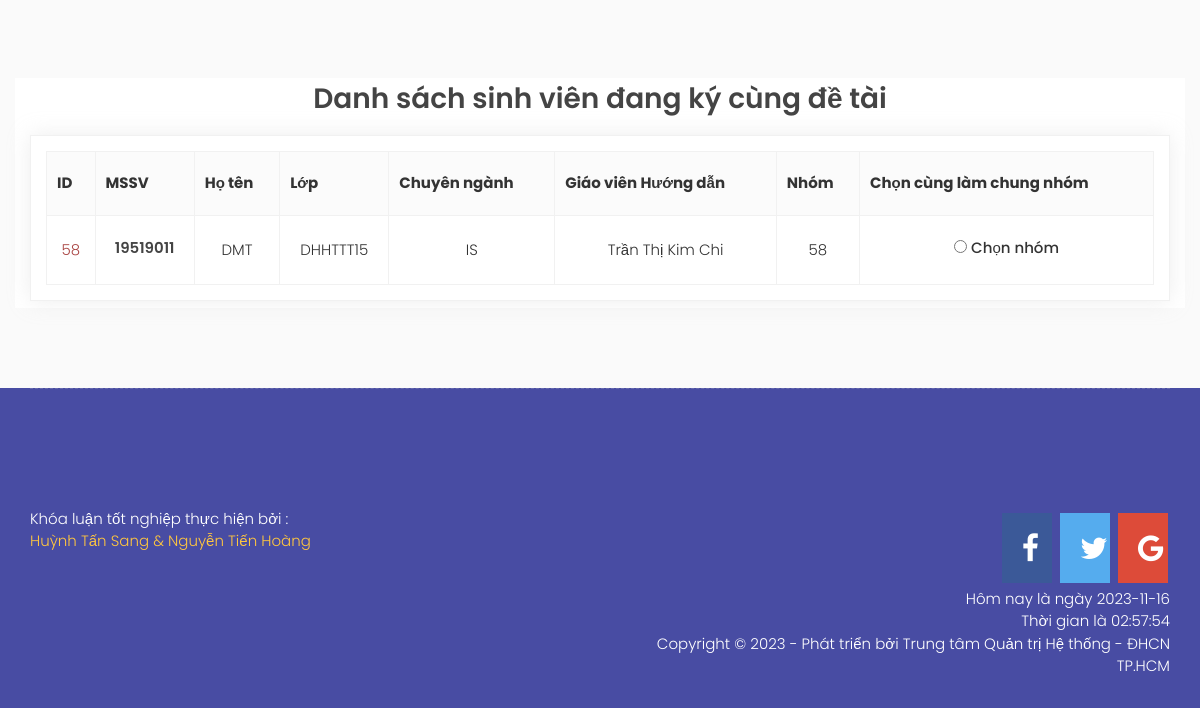
The page /index.php?option=thesistopic&cat=update&id=29 (signed in, lower part) on the database as committed earlier.
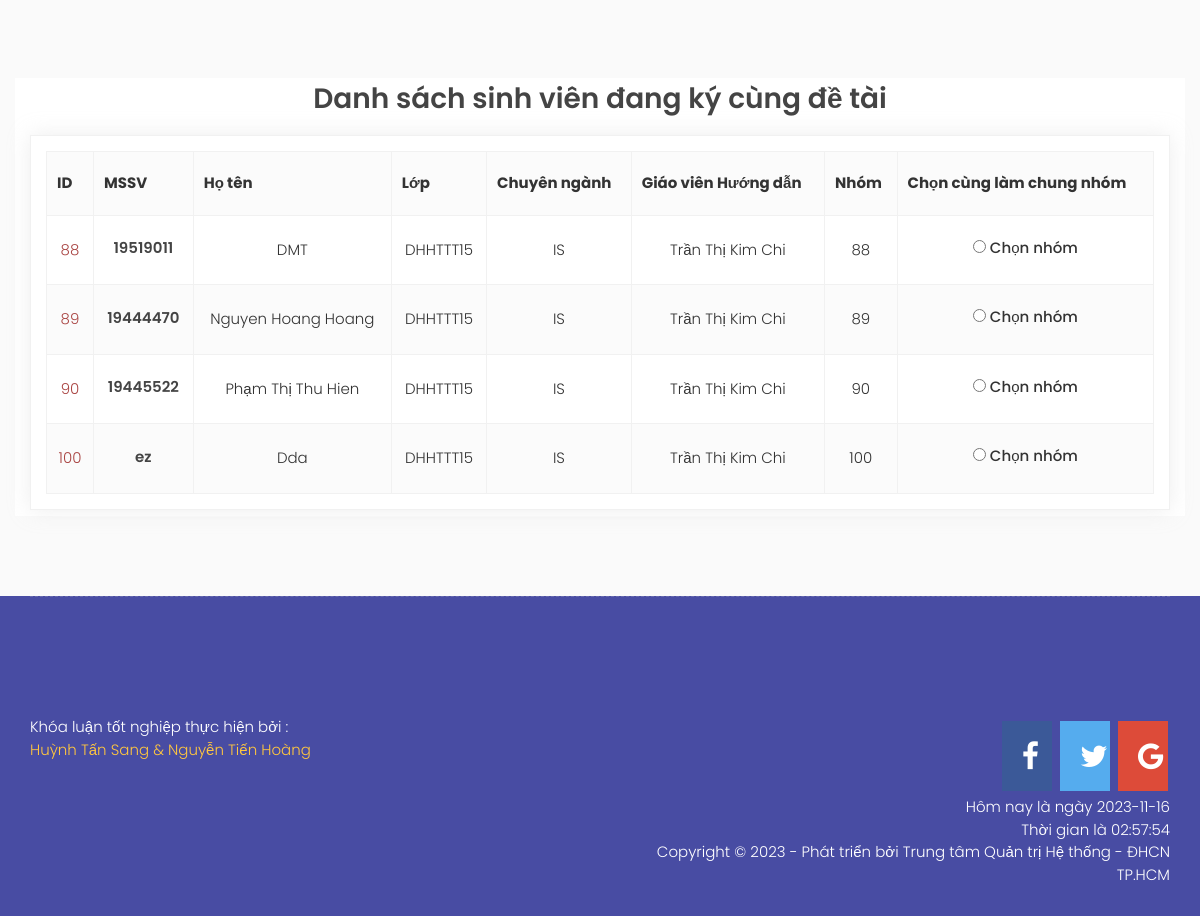
The same page on the database as committed later.
### tables this page shows
CREATE TABLE `studentgroup` (
  `ID` int(11) NOT NULL,
  `ID1` varchar(100) NOT NULL,
  `username` varchar(255) NOT NULL,
  `FullName` varchar(255) DEFAULT NULL,
  `ClassRoom` varchar(252) NOT NULL,
  `ThesisTopicID` int(11) NOT NULL,
  `TeacherID` int(11) NOT NULL,
  `TeacherName` varchar(255) NOT NULL,
  `SubGroupID` int(11) DEFAULT NULL,
  `registertopicID` int(11) NOT NULL
);

CREATE TABLE `thesistopic` (
  `ID` int(11) NOT NULL,
  `Name` varchar(1000) DEFAULT NULL,
  `Instructors` varchar(200) DEFAULT NULL,
  `InstructorsID` int(11) DEFAULT NULL,
  `Subject` varchar(220) DEFAULT NULL,
  `SubjectID` int(11) DEFAULT NULL,
  `ThesisTopicType` varchar(220) DEFAULT NULL,
  `Description` varchar(1000) DEFAULT NULL,
  `Requirement` varchar(1000) NOT NULL,
  `SkillKnowledge` varchar(1000) NOT NULL,
  `ThesisTopicTypeID` int(11) DEFAULT NULL,
  `Status` int(11) DEFAULT NULL,
  `SupervisingTeacher` varchar(220) DEFAULT NULL,
  `SupervisingTeacherID` int(11) DEFAULT NULL
);

### system/load.php (called while the page is built, shortened)
<?php
function loadComponent($page=true)
{
	$pathView='views/';
	if($page==true)
	{
		$pathView.='pages/';
		if(isset($_REQUEST['option']))
		{
			$pathView.=$_REQUEST['option'];
			if($_REQUEST['option']=='cart')
			{
				if(isset($_REQUEST['cat']))
				{
					$pathView.='-'.$_REQUEST['cat'].'.php';
				}
				else
				{
					$pathView.='.php';
				}
			}
			else
			{
				if(isset($_REQUEST['id']))
				{
					$pathView.='-detail.php';
				}
			}
		}
		else
		{
			$pathView.='home.php';
		}
	}
	require_once($pathView);
}
function loadModel($name)
{
	$model = ucfirst(strtolower($name));
	$pathView ='models/'.$model.'.php';
	return new $model;
}
?>

### index.php (called while the page is built, shortened)
<?php
require_once('system/Database.php');
require_once('system/load.php');
loadComponent();
 ?>

### system/Database.php (called while the page is built, shortened)
<?php
 class Database extends config
 {
 	function __construct()
 	{
 		$this->conn = mysqli_connect($this->DB_SERVER,$this->DB_USERNAME,$this->DB_PASSWORD,$this->DB_NAME);
 		mysqli_set_charset($this->conn,"utf8");
 	}
 	function TableName($name)
 	{
 		return $this->dbprefix.$name;
 	}
 	function QueryOne($sql)
 	{
 		$result=mysqli_query($this->conn,$sql);
 		$row=mysqli_fetch_assoc($result);
 		return $row;
 	}
 	function QueryAll($sql)
 	{
 		$result=mysqli_query($this->conn, $sql);
 		$a=array();
 		while($row=mysqli_fetch_assoc($result))
 		{
 			$a[]=$row;
 		}
 		return $a;
 	}
 }
  ?>

### models/User.php (called while the page is built, shortened)
<?php
class User extends Database
{
	function __construct()
	{
		$this->table = $this->tablename('user');
	}
function list_user_cuss($id)
	{
		$sql="SELECT * FROM $this->table WHERE status='1' AND access='6' AND ID = '$id'";
		return $this->QueryOne($sql);
	}
}

### models/U_thesistopic.php (called while the page is built, shortened)
<?php
class u_thesistopic extends Database
{
	function __construct()
	{
		$this->table = $this->tablename('thesistopic');
	}
	function thesistopic_rowid($id)
	{
		$sql="SELECT * FROM $this->table
		WHERE id='$id'";
		return $this->QueryOne($sql);
	}
}
?>

### models/Student_group.php (called while the page is built, shortened)
<?php
 class Student_group extends Database
 {
 	function __construct()
 	{
 		$this->table = $this -> TableName('studentgroup');
 	}
 	function all_studentgroup($topicID)
    {
        $sql="SELECT * FROM $this->table WHERE ThesisTopicID = '$topicID'";
        return $this->QueryAll($sql);
    }
 }
 ?>

### views/pages/thesistopic-detail.php (the view, shortened to what this page needs)
<?php
require_once('views/header.php');
require_once ('system/load.php');
require_once ('system/Database.php');
$user = loadModel('User');
$id=$_REQUEST['id'];
$u_thesistopic= loadModel('U_thesistopic');
$row=$u_thesistopic->thesistopic_rowid($id);
$id = $_SESSION['customer_id'];
$rowUser= $user->list_user_cuss($id);
$studentgroup= loadModel('Student_group');
$listGroup=$studentgroup->all_studentgroup($row['ID']);
?>
				<section class="flight-destinations">
					<div class="container bg-white">
						<div class="row">
							<div class="account-info-wrapper">
								<h2 style="text-align:center;">Danh sách sinh viên đang ký cùng đề tài</h2>
							</div>
							<div class="col-md-12 col-sm-12">
								<div class="flight-table">
									<table>
										<thead>
											<tr>
												<th>ID</th>
												<th>MSSV</th>
												<th>Họ tên</th>
												<th>Lớp</th>
												<th>Chuyên ngành</th>
												<th>Giáo viên Hướng dẫn</th>
												<th>Nhóm</th>
												<th>Chọn cùng làm chung nhóm</th>
											</tr>
										</thead>
										<tbody>
											<?php foreach($listGroup as $row1):?>
												<?php
												$subgroup = $row1['SubGroupID'];
												if($subgroup <1){
													$subgroup = $row1['ID'];
												}
												?>
												<tr>
													<td class="text-center text-danger"><?php echo $subgroup  ?></td>
													<td class="text-center"><h6><?php echo $row1['username']  ?></td>
														<td class="text-center"><?php echo $row1['FullName']  ?></td>
														<td class="text-center"><?php echo $row1['ClassRoom']  ?></td>
														<td class="text-center"><?php echo $row['Subject']  ?></td>
														<td class="text-center"><?php echo $row1['TeacherName']  ?></td>
														<td class="text-center"><?php echo $subgroup  ?></td>
														<td class="text-center">
															<?php if($id == $row1['ID1'] ) { ?>
																<label for="<?php $subgroup ?>">Chọn nhóm (bạn đã đăng ký)</label>
															<?php } else if($subgroup > $row1['ID']) { ?>
																<?php echo $id;
																	echo $row1['ID'];
																 ?>
															<?php } else{ ?>
																<input type="radio" name="idTicket" id="<?php $subgroup  ?>" value="<?php echo $subgroup  ?>">
																<label for="<?php $subgroup  ?>">Chọn nhóm</label>
															<?php } ?>
														</td>
													</tr>
												<?php endforeach; ?>
											</tbody>
										</table>
									</div>
								</div>
							</div>
						</div>
				</section>
				<?php require_once('views/footer.php');
				?>

### views/header.php (shortened to what this page needs)
<!DOCTYPE html>
<html xmlns="http://www.w3.org/1999/xhtml" lang="zxx">
<head>
	<link href="public/Client/css/bootstrap.min.css" rel="stylesheet" type="text/css">
	<link href="public/Client/css/flight.css" rel="stylesheet" type="text/css">
	<link href="public/font/flaticon.css" rel="stylesheet" type="text/css">
	<link href="public/Client/css/plugin.css" rel="stylesheet" type="text/css">
	<link href="public/Client/css/all.min.css" rel="stylesheet" />
	<link href="public/Client/css/cssNganLuong.css" rel="stylesheet" />
</head>
<body style="background-color: #FAFAFA;">

### views/footer.php (shortened to what this page needs)
<link rel="stylesheet" href="https://cdnjs.cloudflare.com/ajax/libs/font-awesome/4.7.0/css/font-awesome.min.css">
<footer style=" background: #484CA3">
	<div class="footer-upper">
		<div class="container">
			<div class="footer-links">
			</div>
		</div>
	</div>
	<div class="copyright">
		<div class="container">
			<div class="row">
				<div class="col-xs-6">
					<div class="copyright-content">
						<p>Khóa luận tốt nghiệp thực hiện bởi :
						<br><a href="https://www.cyclonethemes.com/" target="_blank">Huỳnh Tấn Sang & Nguyễn Tiến Hoàng</a></p>
					</div>
				</div>
				<div class="col-xs-6">
					<div class="payment-content">
					<a href="#" class="fa fa-facebook"></a>
					<a href="#" class="fa fa-twitter"></a>
					<a href="#" class="fa fa-google"></a>
						<ul>
							<li>
								<?php
									echo "Hôm nay là ngày " . date("Y-m-d") . "<br>";
									echo "Thời gian là " . date("h:i:s");
								?>
							</li>
							<li>Copyright © 2023 - Phát triển bởi Trung tâm Quản trị Hệ thống - ĐHCN TP.HCM</li>
						</ul>
					</div>
				</div>
			</div>
		</div>
	</div>
</footer>
</body>
</html>

### public/Client/css/flight.css (style rules this page uses)
* { margin: 0; padding: 0; border: 0; outline: 0; font-size: 100%; background: transparent; box-sizing: border-box; }
ol, ul { list-style: none; }
header, nav, section, article, aside, footer { display: block; }
* { margin: 0; padding: 0; }
body { margin: 0; padding: 0; font-size: 15px; background:#fff; font-family: 'Poppins', sans-serif; line-height: 1.5; color: #333; font-weight: 300; }
h1,h2,h3,h4,h5,h6 { font-weight: 600; margin-bottom: 15px; color: #444444; margin-top: 0; line-height: 1.5; font-family: 'Poppins', sans-serif; }
h2 { font-size: 28px; }
h6 { font-size: 14px; }
p { margin-bottom: 15px; color: #555; }
ul { margin: 0; padding: 0; }
ul li { margin-bottom: 15px; color: #777; position: relative; }
a { color: #002147; transition: all ease-in-out 0.3s; }
section { padding: 80px 0 0px; }
label { font-weight: 500; margin-bottom: 5px; }
table { border-collapse: collapse; width: 100%; }
thead { background: #fbfbfb; }
td, th { border: 1px solid #f1f1f1; text-align: left; padding:15px 10px; }
tr:nth-child(even) { background-color: #fbfbfb; }
.bg-white { background: #fff!important; }
footer { background: #060c17; position: relative; }
.footer-links { padding: 60px 0 59px; border-top: 1px dashed #cccccc3b; position: relative; z-index: 1; }
.copyright { position: relative; z-index: 1; padding: 0px 0 30px; }
.copyright-content p { margin-bottom: 0; display: inline-block; color: #fff; }
.copyright-content a { color: #ffc63f; }
.payment-content { text-align: right; }
.payment-content li { display: inline-block; margin: 0 0px 0 10px; color: #fff; }
section.flight-destinations { padding-bottom: 80px; }
.flight-table, .flight-head { border: 1px solid #f1f1f1; box-shadow: 0px 0px 20px #cccccc57; margin-bottom: 30px; padding: 15px; display: inline-block; width: 100%; }
.flight-table:last-child { margin: 0; }
.flight-table td, .flight-table th { padding: 20px 10px; }
.flight-table h6 { margin-bottom: 3px; }

### public/Client/css/cssNganLuong.css (style rules this page uses)
h5, h6 { font-size: 1em; }

### views/footer.php (style rules this page uses)
.fa { padding: 20px; font-size: 30px; width: 50px; text-align: center; text-decoration: none; margin: 5px 2px; }
.fa-facebook { background: #3B5998; color: white; }
.fa-twitter { background: #55ACEE; color: white; }
.fa-google { background: #dd4b39; color: white; }

Rows that differ between the two databases and show on the page:
removed studentgroup: SubGroupID "58", username "19519011", FullName "DMT", ClassRoom "DHHTTT15", ThesisTopicID.Subject "IS", TeacherName "Trần Thị Kim Chi"
added studentgroup: SubGroupID "88", username "19519011", FullName "DMT", ClassRoom "DHHTTT15", ThesisTopicID.Subject "IS", TeacherName "Trần Thị Kim Chi"
added studentgroup: SubGroupID "89", username "19444470", FullName "Nguyen Hoang Hoang", ClassRoom "DHHTTT15", ThesisTopicID.Subject "IS", TeacherName "Trần Thị Kim Chi"
added studentgroup: SubGroupID "90", username "19445522", FullName "Phạm Thị Thu Hien", ClassRoom "DHHTTT15", ThesisTopicID.Subject "IS", TeacherName "Trần Thị Kim Chi"
added studentgroup: ID "100", username "ez", FullName "Dda", ClassRoom "DHHTTT15", ThesisTopicID.Subject "IS", TeacherName "Trần Thị Kim Chi"
